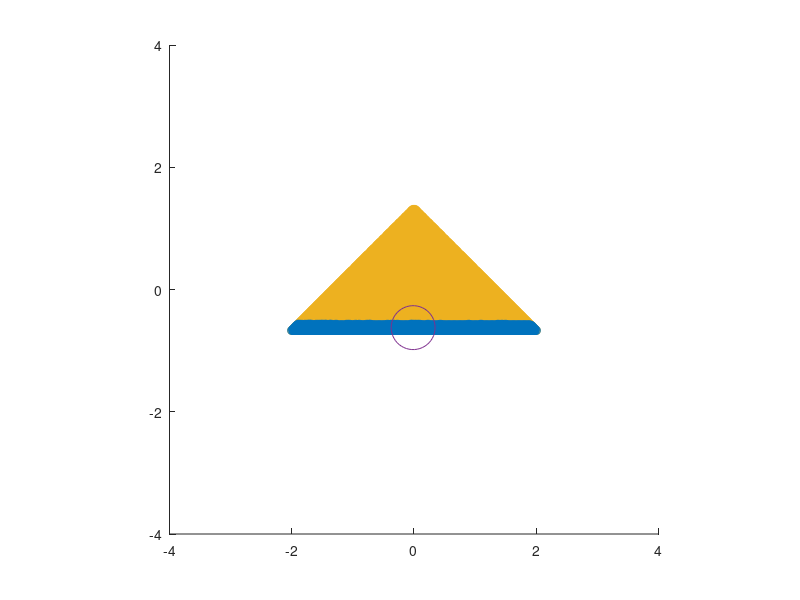
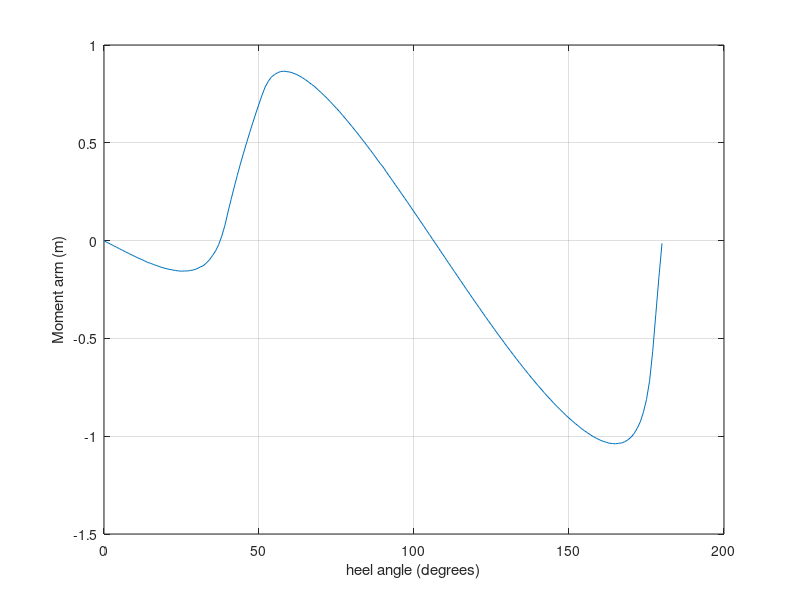

Write the MATLAB code that produced these figures, in order.
function res = boat_analysis()
% Note: This code has *almost* everything you need to generate a righting 
% arm curve. Your task is to complete the buoyancy(d) function below.
% The buoyancy(d) function is defined at the bottom of the file;
% this code will not run until you complete it!!!

%% housekeeping
clf % clear the current figure
infill1color = [0.9290 0.6940 0.1250]; % define the color of the boat
infill2color = [0.6290 0.2940 0.0250]; % define the color of the boat
watercolor = [0 0.4470 0.7410]; % define the color of the water
%% design parameters
W = 4; % width m
H = 2; % height m

L = 10; % length m 
n = 1; % shape parameter

infill_cutoff_height = 0.05;

%% Infill Parameters
infill_l1 = 1;
infill_l2 = 0.1;
rho_infill = 1250; % kg / m^3
rho_l1 = rho_infill * infill_l1;
rho_l2 = rho_infill * infill_l2;

fun_rho = @(y) rho_l1 * (y < infill_cutoff_height) + rho_l2 * (y >= infill_cutoff_height);

%% physical constants
wrho = 1000; % water density kg/m^3
g = 9.8; % gravity m/s^2
%% boat definition and key variables
Npts = 200; % number of 1D spatial points (probably don't change)
xPoints = linspace(-W/2,W/2,Npts); % set of points in the x direction (horizontal)
zPoints = linspace(0,H,Npts); % set of points in the z direction (vertical)

[X, Z] = meshgrid(xPoints, zPoints); % create the meshgri
P = [X(:)'; Z(:)']; % pack the points into a matrix
insideBoat = transpose(P(2,:) >= H*abs((2*P(1,:)/W)).^n & P(2,:) <= H); % find all the points inside the boat - a logical array

dx = xPoints(2)-xPoints(1); % delta x
dz = zPoints(2)-zPoints(1); % delta z
dA = dx*dz; % define the area of each small section
boatmasses = (insideBoat * dA * L) .* fun_rho(P(2, :)')
% boatmasses_matrix = reshape(boatmasses, [Npts Npts]);
% boatmasses_vector = sum(boatmasses_matrix, 2)
% boatmasses_area = sum(boatmasses_matrix != 0, 2)

% accumulated_mass = 0
% accumulated_area = 0
% layer = 0

% for layer=1:length(boatmasses_vector)
%     accumulated_mass = accumulated_mass + boatmasses_vector(i)
%     accumulated_area = accumulated_area + (boatmasses_area(i) * dA)

%     if accumulated_mass >= (accumulated_area * wrho)
%         break
%     end
% end

% d = P(2, Npts * layer)

maxdisp = sum(boatmasses); % find the maximum displacement
boatdisp = maxdisp
CoD = P*boatmasses/maxdisp; % find the centroid of the boat
P = P - CoD; % center the boat on the centroid
CoD = CoD - CoD; % update the centroid
CoM = CoD; % set the center of mass
%% main loop over the heel angles
dtheta = 1; % define the angle step
R = [cosd(dtheta) sind(dtheta); -sind(dtheta) cosd(dtheta)]; % define rotation matrix
j = 1; % set the counter

figure(1);

for theta = 0:dtheta:180 % loop over the angles
    dmin = min(P(2,:)); % find the minimum z coordinate of the boat
    dmax = max(P(2,:)); % find the maximum z coordinate of the boat
    d = fzero(@buoyancy,[dmin,dmax]); % find the waterline d
    underWater = (P(2,:) <= d)'; % test if each part of the meshgrid is under the water
    underWaterAndInsideBoat = insideBoat & underWater;  % the & returns 1 if both conditions are true
    watermasses = underWaterAndInsideBoat*wrho*dA*L; % compute the mass of each underwater section
    watermass = sum(watermasses); % sum up the under water masses
    CoB = P*watermasses./watermass; % mass average of the under water boat points
    waterline(j) = d; % save the waterline
    moment_arm(j) = CoB(1, 1) - CoM(1, 1);
    angle(j) = theta; % define the angle
    hold off % prepare the figure
    scatter(P(1,insideBoat),P(2,insideBoat),[],infill1color), axis equal, axis([-max(W,H) max(W,H) -max(W,H) max(W,H)]), hold on % plot the boat
    scatter(P(1,underWaterAndInsideBoat),P(2,underWaterAndInsideBoat),[],watercolor) % plot the underwater section
    scatter(CoM(1,1), CoM(2,1), 1000, 'r.'); % plot the COM
    scatter(CoB(1,1), CoB(2,1), 1000, 'k.'); % plot the COB
    drawnow % force the graphics
    P = R*P; % rotate the boat a little
    CoM = R*CoM; % rotate the center of mass too
    j = j + 1; % update the counter
end
%% plot the moment arm versus the angle
figure(2); clf;
plot(angle, moment_arm) % plot the data
xlabel('heel angle (degrees)') 
ylabel('Moment arm (m)')
grid on

%% TODO: Complete the bouyancy function - should be zero when balanced
function res = buoyancy(d)
    underWater = (P(2,:) <= d)'; % find meshgrid points under the water
    
    % begin task
    % underWaterAndInsideBoat = boolean vector for inside boat and under water
    % watermasses = the mass of each underwater section; 0 if not part of
    %     submerged boat
    % watermass = mass of the displaced water
    % end task
    
    % This is just from lines 55-58... ???
    underWater = (P(2,:) <= d)'; % test if each part of the meshgrid is under the water
    underWaterAndInsideBoat = insideBoat & underWater;  % the & returns 1 if both conditions are true
    watermasses = (underWaterAndInsideBoat * dA * L) .* fun_rho(P(2, :)'); % compute the mass of each underwater section
    watermass = sum(watermasses); % sum up the under water masses
    
    CoB = P * watermasses ./ watermass; % mass average of the under water boat points
    res = watermass - boatdisp; % difference between boat displacement and water displacement
end

end